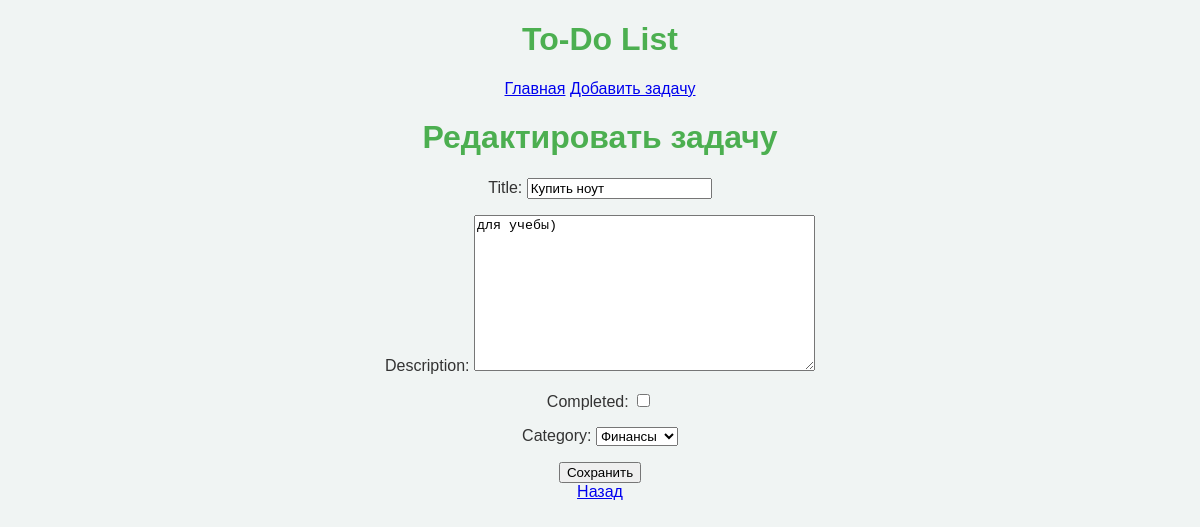
The page /edit/5/ on the database its author committed.
### tasks/models.py (models this page shows, shortened)
class Task(models.Model):
    title = models.CharField(max_length=200)
    description = models.TextField(blank=True, max_length=300)
    completed = models.BooleanField(default=False)
    created_at = models.DateTimeField(auto_now_add=True)
    category = models.ForeignKey(Category, on_delete=models.CASCADE, null=True, blank=True)

### tasks/views.py (the view)
# urls.py: path('edit/<int:task_id>/', views.task_update, name='task_update'),
def task_update(request, task_id):
    task = Task.objects.get(id=task_id)
    if request.method == 'POST':
        form = TaskForm(request.POST, instance=task)
        if form.is_valid():
            form.save()
            return redirect('task_list')
    else:
        form = TaskForm(instance=task)
    return render(request, 'tasks/task_form.html', {'form': form})

### tasks/forms.py
class TaskForm(forms.ModelForm):
    class Meta:
        model = Task
        fields = ['title', 'description', 'completed', 'category']

### tasks/models.py (called while the page is built)
    def __str__(self):
        return self.name

### tasks/templates/tasks/task_form.html (shortened to what this page needs)
{% extends "base.html" %}
{% block content %}
<h1>{% if form.instance.pk %}Редактировать{% else %}Создать{% endif %} задачу</h1>
<form method="post">
    {{ form.as_p }}
    <button type="submit">Сохранить</button>
</form>
<a href="{% url 'task_list' %}">Назад</a>
{% endblock %}

### tasks/static/css/style.css (style rules this page uses)
body { font-family: Arial, sans-serif; background-color: #f0f4f3; color: #333; text-align: center; }
h1 { color: #4CAF50; }

### rows shown on the page
Task: title "Купить ноут", description "для учебы)", category "Финансы"
